Frame 1 (no input): blank canvas, image omitted
Frame 60 (the mouse pressed at the canvas centre just before this capture): blank canvas, image omitted
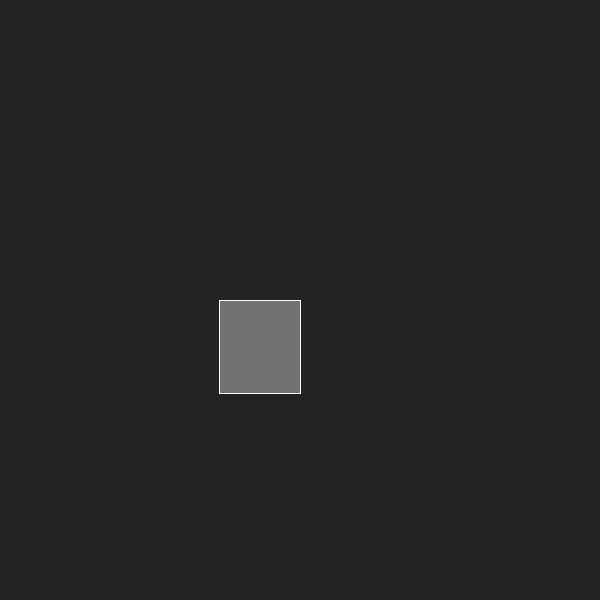
Frame 120 (the mouse held since frame 60 and released just before this capture)

The Processing sketch whose frames 1 and 60 were blank and that drew this single picture after the mouse press (run headless with seeded random() and noise(); from frame 60 on, the mouse is pressed at the canvas centre):

// Processing sketch: processing_36559
// ── processing_36559.pde

void setup() {
size(600,600);
}

void draw() {
background(random(255));


stroke(255);
fill(random(255));
rect(mouseX,mouseY,random(-100),random(100));

}
